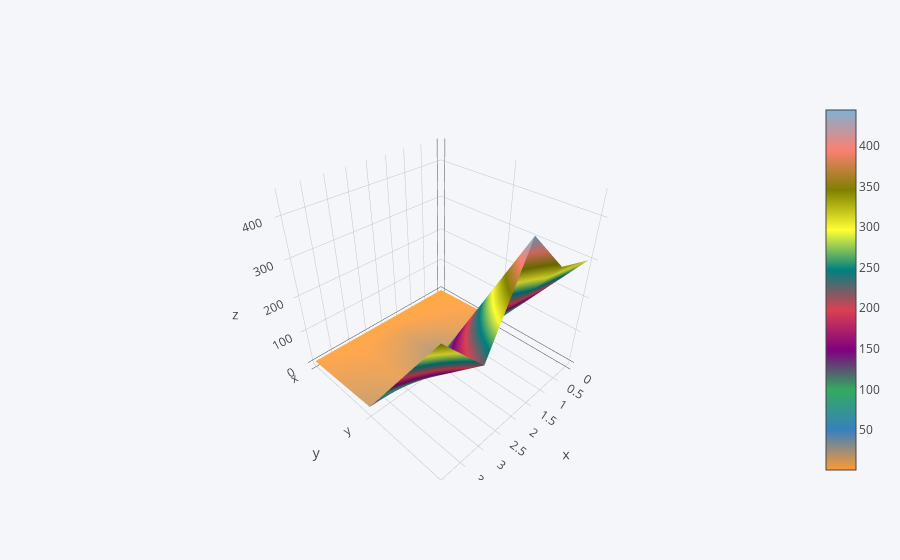

Source (notebook cell):
### Code cell
#Plotly and Cufflink
import pandas as pd
import numpy as np
from plotly import __version__
import cufflinks as cf
%matplotlib inline
from plotly.offline import download_plotlyjs,init_notebook_mode,plot,iplot
init_notebook_mode(connected=True)
cf.go_offline()
#Data
df3=pd.DataFrame({'x':[1,2,3,4,5], 'y':[10,15,25,12,18], 'z':[300,333,444,222,345]})
#df3.head()
df3.iplot(kind='surface')

### Figure 1 — Plotly figure (JSON) as saved in the notebook; plotly's stock layout.template omitted (floating-point values rounded to 4 significant figures)
{"data": [{"colorscale": [[0, "rgb(255, 153, 51)"], [0.1111, "rgb(55, 128, 191)"], [0.2222, "rgb(50, 171, 96)"], [0.3333, "rgb(128, 0, 128)"], [0.4444, "rgb(219, 64, 82)"], [0.5556, "rgb(0, 128, 128)"], [0.6667, "rgb(255, 255, 51)"], [0.7778, "rgb(128, 128, 0)"], [0.8889, "rgb(251, 128, 114)"], [1, "rgb(128, 177, 211)"]], "type": "surface", "x": [0, 1, 2, 3, 4], "y": ["x", "y", "z"], "z": [[1, 2, 3, 4, 5], [10, 15, 25, 12, 18], [300, 333, 444, 222, 345]]}], "layout": {"legend": {"bgcolor": "#F5F6F9", "font": {"color": "#4D5663"}}, "paper_bgcolor": "#F5F6F9", "plot_bgcolor": "#F5F6F9", "titlefont": {"color": "#4D5663"}, "xaxis1": {"gridcolor": "#E1E5ED", "showgrid": true, "tickfont": {"color": "#4D5663"}, "title": "", "titlefont": {"color": "#4D5663"}, "zerolinecolor": "#E1E5ED"}, "yaxis1": {"gridcolor": "#E1E5ED", "showgrid": true, "tickfont": {"color": "#4D5663"}, "title": "", "titlefont": {"color": "#4D5663"}, "zerolinecolor": "#E1E5ED"}}}
